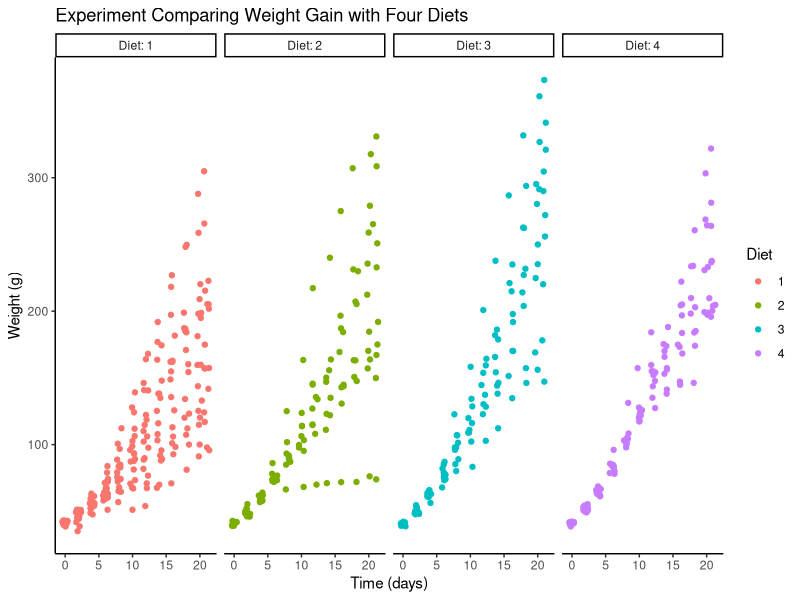

The R script that drew this image:
## ---- chunk 1
#| echo: false
#| output: false
# NOTE: This is here just to suppress the output of the following.
library(tidyverse)
## ---- chunk 2
#| code-line-numbers: true
library(tidyverse) #<1>

ggplot(ChickWeight) + #<2>
  geom_point( #<3>
    aes(x=Time, y=weight, color=Diet), #<4>
    position=position_jitter() #<5>
  ) +
  facet_grid(~Diet, labeller=label_both) + #<6>
  labs(#<7>
    title="Experiment Comparing Weight Gain with Four Diets",#<7>
    x="Time (days)",#<7>
    y="Weight (g)"#<7>
  ) +
  theme_classic() #<8>
